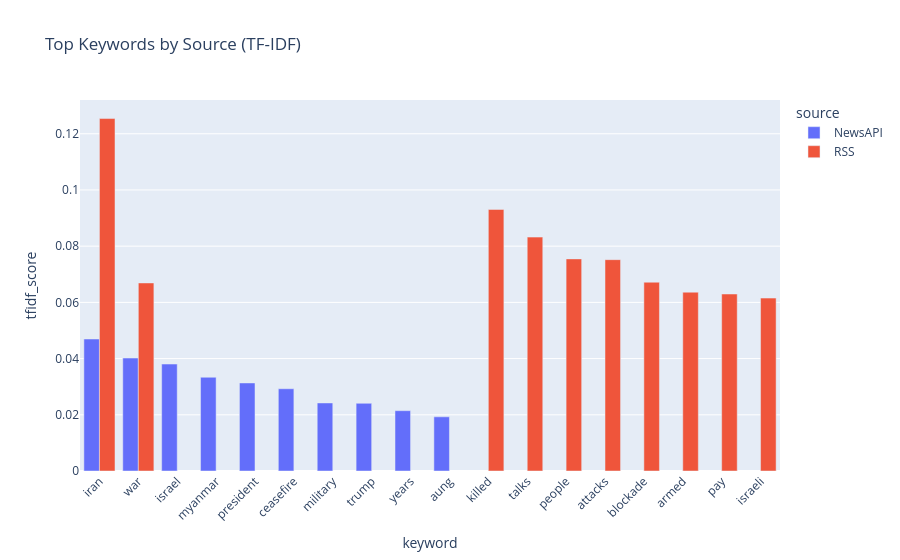

This figure's notebook cell:
### Code cell
# ── 7B. Keyword Comparison by Source ──────────────────────────────────────────

def compare_sources(yt_df, news_df, rss_df, top_n=10):
    """Compare top keywords across different data sources."""
    source_corpora = {}
    if not yt_df.empty:
        source_corpora['YouTube'] = (yt_df['title'].fillna('') + ' ' + yt_df['description'].fillna('')).tolist()
    if not news_df.empty:
        source_corpora['NewsAPI'] = (news_df['title'].fillna('') + ' ' + news_df['description'].fillna('')).tolist()
    if not rss_df.empty:
        source_corpora['RSS'] = (rss_df['title'].fillna('') + ' ' + rss_df['summary'].fillna('')).tolist()

    all_results = []
    for source, texts in source_corpora.items():
        if len(texts) < 3:
            continue
        kw_df = detect_trending_keywords(texts, top_n=top_n)
        if not kw_df.empty:
            kw_df['source'] = source
            all_results.append(kw_df)

    if all_results:
        combined = pd.concat(all_results)
        fig = px.bar(combined, x='keyword', y='tfidf_score', color='source',
                     title='Top Keywords by Source (TF-IDF)',
                     barmode='group')
        fig.update_layout(xaxis_tickangle=-45)
        fig.show()

compare_sources(yt_df, news_df, rss_df)

### Figure 1 — Plotly figure (JSON) as saved in the notebook; plotly's stock layout.template omitted (floating-point values rounded to 4 significant figures)
{"data": [{"alignmentgroup": "True", "hovertemplate": "source=NewsAPI<br>keyword=%{x}<br>tfidf_score=%{y}<extra></extra>", "legendgroup": "NewsAPI", "marker": {"color": "#636efa", "pattern": {"shape": ""}}, "name": "NewsAPI", "offsetgroup": "NewsAPI", "orientation": "v", "showlegend": true, "textposition": "auto", "type": "bar", "x": ["iran", "war", "israel", "myanmar", "president", "ceasefire", "military", "trump", "years", "aung"], "xaxis": "x", "y": [0.04697, 0.04019, 0.03806, 0.03335, 0.03133, 0.02926, 0.02421, 0.02409, 0.02146, 0.01928], "yaxis": "y"}, {"alignmentgroup": "True", "hovertemplate": "source=RSS<br>keyword=%{x}<br>tfidf_score=%{y}<extra></extra>", "legendgroup": "RSS", "marker": {"color": "#EF553B", "pattern": {"shape": ""}}, "name": "RSS", "offsetgroup": "RSS", "orientation": "v", "showlegend": true, "textposition": "auto", "type": "bar", "x": ["iran", "killed", "talks", "people", "attacks", "blockade", "war", "armed", "pay", "israeli"], "xaxis": "x", "y": [0.1254, 0.09307, 0.08322, 0.07548, 0.0752, 0.06718, 0.06691, 0.06363, 0.06298, 0.06153], "yaxis": "y"}], "layout": {"barmode": "group", "legend": {"title": {"text": "source"}, "tracegroupgap": 0}, "title": {"text": "Top Keywords by Source (TF-IDF)"}, "xaxis": {"anchor": "y", "domain": [0, 1], "tickangle": -45, "title": {"text": "keyword"}}, "yaxis": {"anchor": "x", "domain": [0, 1], "title": {"text": "tfidf_score"}}}}
